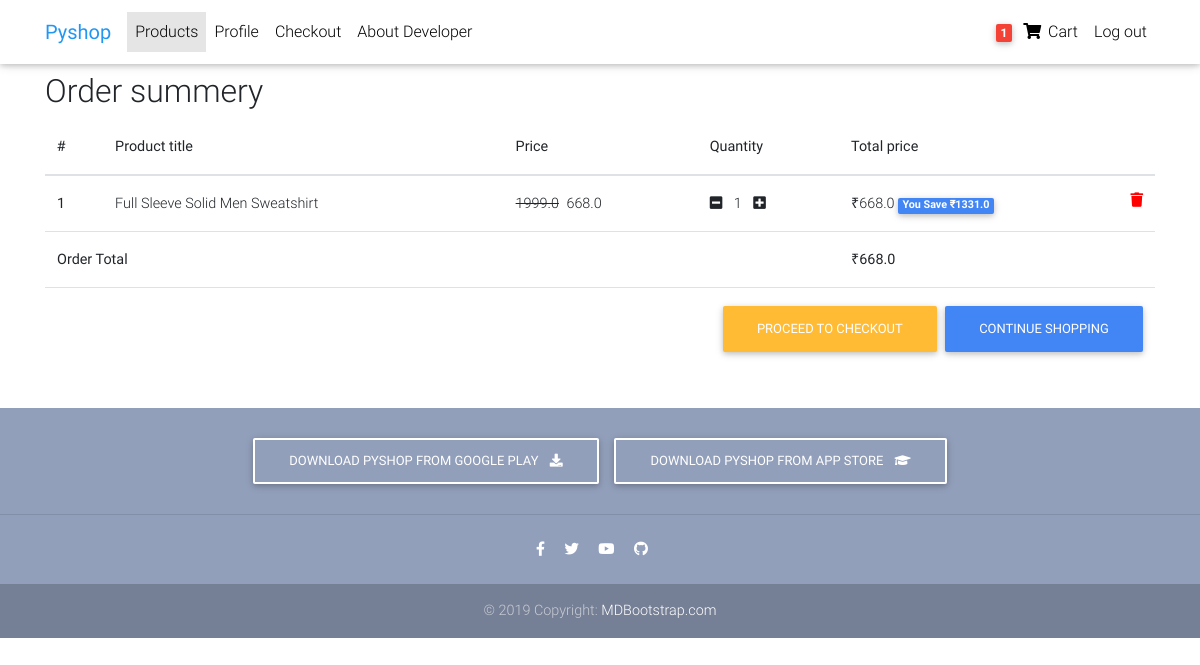
The page /order_summery (signed in) on the database its author committed.
### products/models.py (models this page shows, shortened)
class Order(models.Model):
    user = models.ForeignKey(settings.AUTH_USER_MODEL,
                             on_delete=models.CASCADE)
    order_id = models.CharField(max_length=20)
    product = models.ManyToManyField(OrderInCart)
    start_date = models.DateTimeField(auto_now_add=True)
    ordered_date = models.DateTimeField()
    ordered = models.BooleanField(default=False)
    billing_address = models.ForeignKey('Address', related_name='billing_address',
                                        on_delete=models.SET_NULL, blank=True, null=True)
    shipping_address = models.ForeignKey('Address', related_name='shipping_address',
                                         on_delete=models.SET_NULL, blank=True, null=True)
    payment = models.ForeignKey('Payment', on_delete=models.SET_NULL, blank=True, null=True)
    coupon = models.ForeignKey('Coupon', on_delete=models.SET_NULL, blank=True, null=True)
    Out_for_delivery = models.BooleanField(default=False)
    delivered = models.BooleanField(default=False)
    return_request = models.BooleanField(default=False)
    return_result = models.BooleanField(default=False)
    def get_total(self):
        total = 0
        for order_product in self.product.all():
            total += order_product.get_final_price()
        if self.coupon:
            total -= total*self.coupon.amount/100
        return total

class OrderInCart(models.Model):
    user = models.ForeignKey(settings.AUTH_USER_MODEL,
                             on_delete=models.CASCADE)
    ordered = models.BooleanField(default=False)
    product = models.ForeignKey(Product, on_delete=models.CASCADE)
    quantity = models.IntegerField(default=1)
    def get_total_product_price(self):
        return self.quantity * self.product.price
    def get_total_discount_product_price(self):
        return self.quantity * self.product.discount_price
    def get_amount_saved(self):
        return self.get_total_product_price() - self.get_total_discount_product_price()
    def get_final_price(self):
        if self.product.discount_price:
            return self.get_total_discount_product_price()
        return self.get_total_product_price()

class Product(models.Model):
    name = models.CharField(max_length=256)
    price = models.FloatField()
    discount_price = models.FloatField(blank=True, null=True)
    stock = models.IntegerField()
    image = models.ImageField()
    category = models.CharField(choices=CATEGORY_CHOICES, max_length=2)
    label = models.CharField(choices=LABEL_CHOICES, max_length=1)
    slug = models.SlugField()
    description = models.TextField()

### products/views.py (the view)
# urls.py: path('order_summery', OrderSummeryView.as_view(), name='order_summery'),
class OrderSummeryView(LoginRequiredMixin, View):
    def get(self, *args, **kwargs):
        try:
            order = Order.objects.get(user=self.request.user, ordered=False)
            context = {
                'object': order
            }
            return render(self.request, 'order_summery.html', context)
        except ObjectDoesNotExist:
            messages.warning(self.request, "You do not have an active order")
            return redirect('/')

### products/templatetags/cart_template_tags.py (called while the page is built)
@register.filter
def cart_item_count(user):
    if user.is_authenticated:
        qs = Order.objects.filter(user=user, ordered=False)
        if qs.exists():
            return qs[0].product.count()
    return 0

### templates/order_summery.html (shortened to what this page needs)
{% extends "base.html" %}
{% load static %}
{% block content %}
<div class="container">
    <div class="table-responsive text-nowrap">
        <h2>Order summery</h2>
        <table class="table">
            <thead>
            <tr>
                <th scope="col">#</th>
                <th scope="col">Product title</th>
                <th scope="col">Price</th>
                <th scope="col">Quantity</th>
                <th scope="col">Total price</th>
            </tr>
            </thead>
            <tbody>
            {% for order_in_cart in object.product.all %}
            <tr>
                <th scope="row">{{ forloop.counter }}</th>
                <td>{{ order_in_cart.product.name }}</td>
                <td>
                {% if order_in_cart.product.discount_price %}
              <span class="mr-1">
                <del>{{ order_in_cart.product.price }}</del>
                </span>
                <span>{{ order_in_cart.product.discount_price }}</span>
                    {% else %}
                 <span>{{order_in_cart.product.price}}</span>
                    {% endif %}
                </td>
                <td><a href="{% url 'products:remove_single_product_from_cart' order_in_cart.product.slug %}"><i class="fas fa-minus-square mr-2"></i></a>
                    {{ order_in_cart.quantity }}
                    <a href="{% url 'products:add_single_product_to_cart' order_in_cart.product.slug %}"><i class="fas fa-plus-square ml-2"></i></a>
                </td>
                <td>
                    {% if  order_in_cart.product.discount_price %}
                        ₹{{ order_in_cart.get_total_discount_product_price }}
                    <span class="badge badge-primary">You Save ₹{{ order_in_cart.get_amount_saved }}</span>
                    {% else %}
                        ₹{{ order_in_cart.get_total_product_price }}
                    {% endif %}
                <a style="color: red;" href="{% url 'products:remove_from_cart' order_in_cart.product.slug %}">
                    <i class="fas fa-trash float-right"></i>
                </a>
                </td>
            </tr>
            {% endfor %}
            {% if object.get_total %}
            <tr>
                    <td colspan="4"><b>Order Total</b></td>
                <td><b>₹{{ object.get_total }}</b></td>
            </tr>
            <tr>
                <td colspan="5">
                    <a class="btn btn-primary float-right ml-2" href="/">Continue shopping</a>
                    <a class="btn btn-warning float-right" href="/checkout">Proceed to checkout</a></td>
            </tr>
            {% endif %}
            </tbody>
        </table>
    </div>
</div>
{% endblock %}

### templates/base.html (shortened to what this page needs)
<!DOCTYPE html>
<html lang="en">
{% load static %}
{% load cart_template_tags %}
<head>
  <link rel="stylesheet" href="https://use.fontawesome.com/releases/v5.8.2/css/all.css">
  <link href="{% static 'css/bootstrap.min.css' %}" rel="stylesheet">
  <link href="{% static 'css/mdb.min.css'  %}" rel="stylesheet">
  <link href="{% static 'css/style.min.css' %}" rel="stylesheet">
  <link href="{% static 'css/custom.css'  %}" rel="stylesheet">
</head>
<body>
  <nav class="navbar fixed-top navbar-expand-lg navbar-light white scrolling-navbar">
    <div class="container">
      <a class="navbar-brand waves-effect" href="/">
        <strong class="blue-text">Pyshop</strong>
      </a>
      <div class="collapse navbar-collapse" id="navbarSupportedContent">
        <ul class="navbar-nav mr-auto">
          <li class="nav-item active">
            <a class="nav-link waves-effect" href="products">Products
            </a>
          </li>
          <li class="nav-item">
            <a class="nav-link waves-effect" href="#" >Profile</a>
          </li>
          <li class="nav-item">
            <a class="nav-link waves-effect" href="/checkout"
              >Checkout</a>
          </li>
          <li class="nav-item">
            <a class="nav-link waves-effect" href="#" target="_blank">About Developer</a>
          </li>
        </ul>
        <ul class="navbar-nav nav-flex-icons">
          {% if request.user.is_authenticated %}
          <li class="nav-item">
            <a href="/order_summery" class="nav-link waves-effect">
              <span class="badge red z-depth-1 mr-1"> {{ request.user|cart_item_count }} </span>
              <i class="fas fa-shopping-cart"></i>
              <span class="clearfix d-none d-sm-inline-block" > Cart </span>
            </a>
          </li>
          <li class="nav-item">
            <a class="nav-link waves-effect" href="{% url 'account_logout' %}">
              <span class="clearfix d-none d-sm-inline-block"> Log out </span>
            </a>
          </li>
          {% endif %}
        </ul>
      </div>
    </div>
  </nav>
<div class="mt-5 pt-4">
</div>
{% block content %}
{% endblock %}
  <footer class="page-footer text-center font-small mt-4 wow fadeIn">
    <div class="pt-4">
      <a class="btn btn-outline-white" href="#"
        role="button">Download Pyshop from Google Play
        <i class="fas fa-download ml-2"></i>
      </a>
      <a class="btn btn-outline-white" href="#"  role="button">Download
        Pyshop from App Store
        <i class="fas fa-graduation-cap ml-2"></i>
      </a>
    </div>
    <hr class="my-4">
    <div class="pb-4">
      <a href="https://www.facebook.com/erdheeraj.sanadhya">
        <i class="fab fa-facebook-f mr-3"></i>
      </a>
      <a href="https://twitter.com/SmartboyDheeraj">
        <i class="fab fa-twitter mr-3"></i>
      </a>
      <a href="https://www.youtube.com/smileydevelopers" >
        <i class="fab fa-youtube mr-3"></i>
      </a>
      <a href="https://github.com/ErDheerajKumar">
        <i class="fab fa-github mr-3"></i>
      </a>
    </div>
    <div class="footer-copyright py-3">
      © 2019 Copyright:
      <a href="https://mdbootstrap.com/education/bootstrap/" target="_blank"> MDBootstrap.com </a>
    </div>
  </footer>
</body>
</html>
<!DOCTYPE html>
<html>

### templates/base.html (style rules this page uses)
html, body, header, .carousel { height: 60vh; }

### rows shown on the page
OrderInCart: product.name "Full Sleeve Solid Men Sweatshirt", product.price "1999.0", product.discount_price "668.0", quantity "1", get_total_discount_product_price "668.0", get_amount_saved "1331.0"
Order: get_total "668.0"

### other values the page prints
{{ request.user|cart_item_count }} "1"
